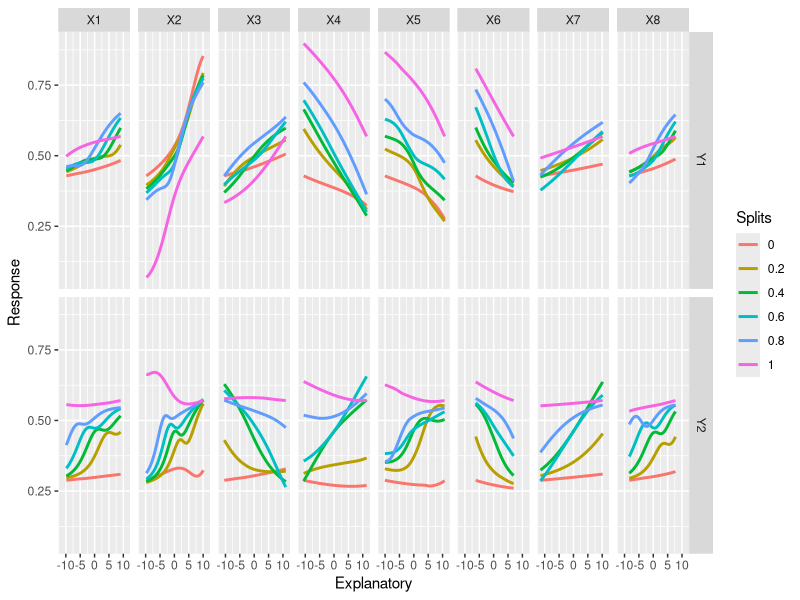
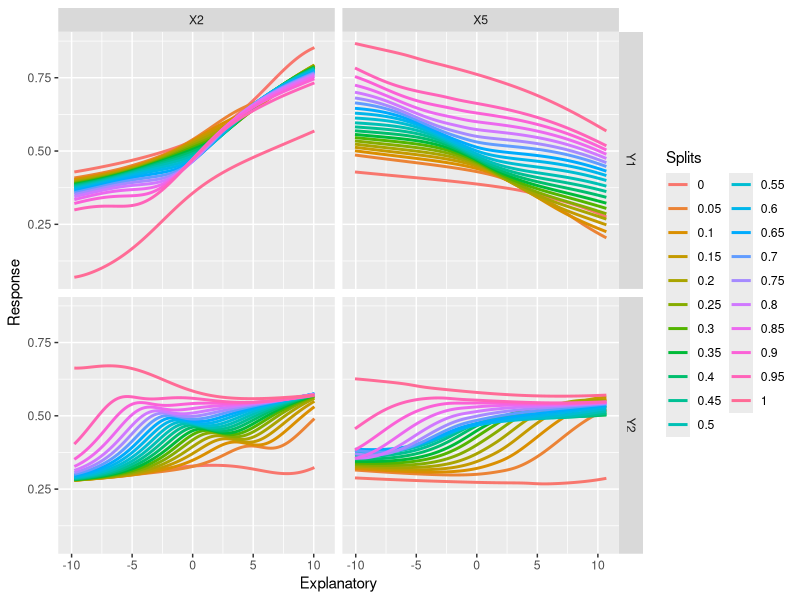
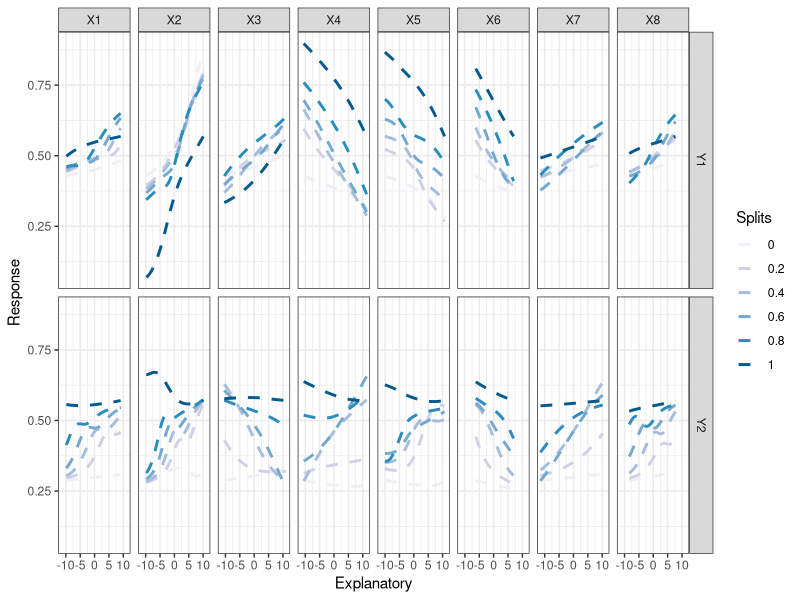
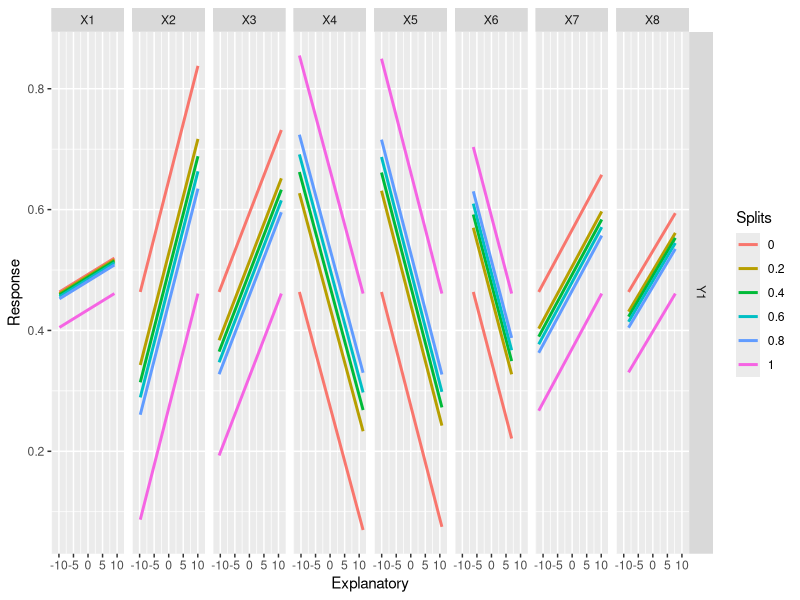

Here is the R script that generated these plots, in order:
# Description : Sensitivity Analysis of Neural Networks
# Website : http://beckmw.wordpress.com/2013/10/07/sensitivity-analysis-for-neural-networks/

doInstall <- TRUE # Change to FALSE if you don't want packages installed.
toInstall <- c("clusterGeneration","nnet")
if(doInstall){install.packages(toInstall, repos = "http://cran.r-project.org")}
lapply(toInstall, library, character.only = TRUE)

#define number of variables and observations
set.seed(2)
num.vars<-8
num.obs<-10000

#define correlation matrix for explanatory variables
#define actual parameter values
cov.mat<-genPositiveDefMat(num.vars,covMethod=c("unifcorrmat"))$Sigma
rand.vars<-mvrnorm(num.obs,rep(0,num.vars),Sigma=cov.mat)
parms1<-runif(num.vars,-10,10)
y1<-rand.vars %*% matrix(parms1) + rnorm(num.obs,sd=20)
parms2<-runif(num.vars,-10,10)
y2<-rand.vars %*% matrix(parms2) + rnorm(num.obs,sd=20)

#prep data and create neural network
rand.vars<-data.frame(rand.vars)
resp<-apply(cbind(y1,y2),2, function(y) (y-min(y))/(max(y)-min(y)))
resp<-data.frame(resp)
names(resp)<-c('Y1','Y2')
mod1<-nnet(rand.vars,resp,size=8,linout=T)

# source('https://gist.github.com/fawda123/6860630/raw/e50fc6ef30b8269660b4e65aeec7ce02beb9b551/lek_fun.r')
lek.fun<-function(mod.in,var.sens=NULL,resp.name=NULL,steps=100,split.vals=seq(0,1,by=0.2),val.out=F){
  
  require(ggplot2)
  require(reshape)
  
  #sort out exp and resp names based on object type of call to mod.in
  if(is.null(mod.in$call$formula)){
    if(is.null(resp.name)) resp.name<-colnames(eval(mod.in$call$y))
    if(is.null(var.sens)) var.sens<-colnames(eval(mod.in$call$x))
    mat.in<-eval(mod.in$call$x)
  }
  else{
    forms<-eval(mod.in$call$formula)
    dat.names<-model.frame(forms,data=eval(mod.in$call$data))
    if(is.null(resp.name)) resp.name<-as.character(forms)[2]
    if(is.null(var.sens)) 
      var.sens<-names(dat.names)[!names(dat.names) %in% as.character(forms)[2]]
    mat.in<-dat.names[,!names(dat.names) %in% as.character(forms)[2]]
  }	
  
  #gets predicted output for nnet based on matrix of explanatory variables
  #selected explanatory variable is sequenced across range of values
  #all other explanatory variables are held constant at value specified by 'fun.in'
  pred.sens<-function(mat.in,mod.in,var.sel,step.val,fun.in,resp.name){
    
    mat.out<-matrix(nrow=step.val,ncol=ncol(mat.in),dimnames=list(c(1:step.val),colnames(mat.in)))
    
    mat.cons<-mat.in[,!names(mat.in) %in% var.sel]
    mat.cons<-apply(mat.cons,2,fun.in)
    mat.out[,!names(mat.in) %in% var.sel]<-t(sapply(1:step.val,function(x) mat.cons))
    
    mat.out[,var.sel]<-seq(min(mat.in[,var.sel]),max(mat.in[,var.sel]),length=step.val)
    
    out<-data.frame(predict(mod.in,new=as.data.frame(mat.out)))
    names(out)<-resp.name
    x.vars<-mat.out[,var.sel]
    data.frame(out,x.vars)
    
  }
  
  #use 'pred.fun' to get pred vals of response across range of vals for an exp vars
  #loops over all explanatory variables of interest and all split values
  lek.vals<-sapply(
    var.sens,
    function(vars){
      sapply(
        split.vals,
        function(splits){
          pred.sens(
            mat.in,
            mod.in,
            vars,
            steps,
            function(val) quantile(val,probs=splits),
            resp.name
          )
        },
        simplify=F
      )
    },
    simplify=F	
  )
  
  #melt lek.val list for use with ggplot
  lek.vals<-melt.list(lek.vals,id.vars='x.vars')
  lek.vals$L2<-factor(lek.vals$L2,labels=split.vals)
  names(lek.vals)<-c('Explanatory','resp.name','Response','Splits','exp.name')
  
  #return only values if val.out = T
  if(val.out) return(lek.vals)
  
  #ggplot object
  p<-ggplot(lek.vals,aes(x=Explanatory,y=Response,group=Splits)) + 
    geom_line(aes(colour=Splits,linetype=Splits,size=Splits)) + 
    facet_grid(resp.name~exp.name) +
    scale_linetype_manual(values=rep('solid',length(split.vals))) +
    scale_size_manual(values=rep(1,length(split.vals)))
  
  return(p)
  
}

lek.fun(mod1)

lek.fun(mod1,var.sens=c('X2','X5'),split.vals=seq(0,1,by=0.05))

p1<-lek.fun(mod1)
class(p1)
p1 +
  theme_bw() +
  scale_colour_brewer(palette="PuBu") +
  scale_linetype_manual(values=rep('dashed',6)) +
  scale_size_manual(values=rep(1,6))

head(lek.fun(mod1,val.out=T))
mod2<-lm(Y1~.,data=cbind(resp[,'Y1',drop=F],rand.vars))
lek.fun(mod2)
